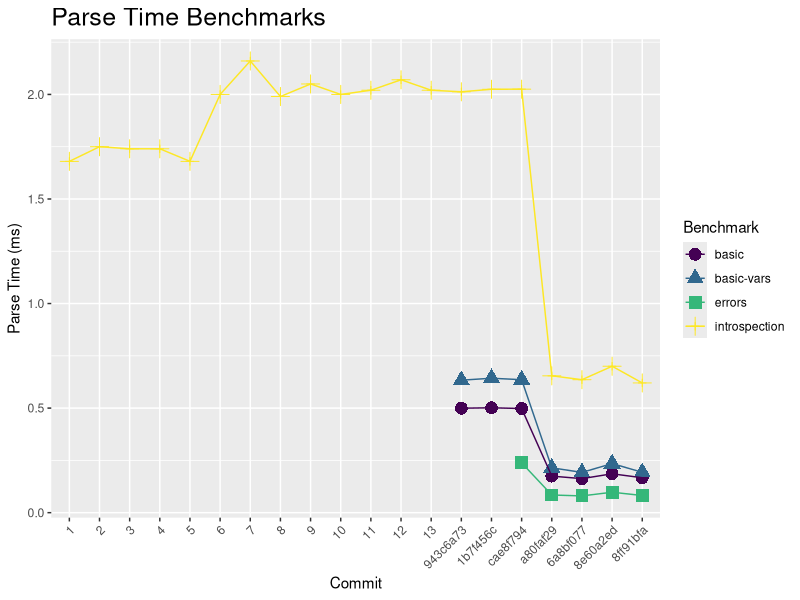
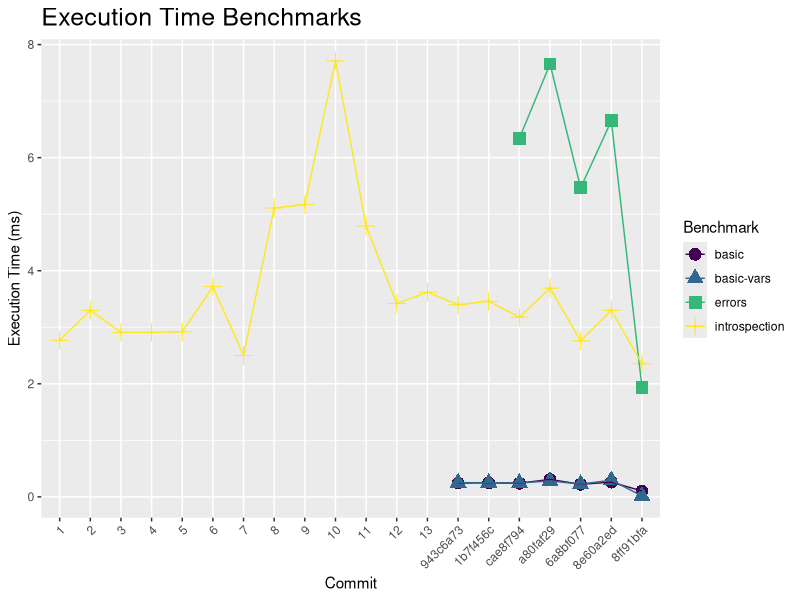

The R script that drew these images, in order:
#!/usr/local/bin/Rscript 

# Execute with `Rscript create-charts.R`
# Reads perf/benchmarks.csv and generates two PNG charts into perf

library("ggplot2")

uniquefactor <- function(v) {
  factor(v, ordered=TRUE, levels=unique(v))
}

# Read the benchmarks in as 'b'

# Need to do some work here to convert the commit and kind columns into ordered factors.
# There's probably some mojo to do it all in the call to read.csv, but this works.

b <- read.csv("benchmarks.csv", stringsAsFactors=FALSE)
b$date = factor(b$date, ordered=TRUE)
b$commit = uniquefactor(b$commit)
b$kind = factor(b$kind, ordered=TRUE)

create_chart <- function(file_name, type_name, data) {
  parse.plot <-
    qplot(b$commit, data, color=b$kind, shape=b$kind, group=b$kind) +
      geom_point(size=4) +
      labs(x="Commit",
      y=paste(type_name ,"Time (ms)"),
      title=paste(type_name, "Time Benchmarks"),
      color="Benchmark",
      shape="Benchmark") +
      geom_path() +
      theme(plot.title = element_text(size=18),
        axis.text.x=element_text(angle=45, hjust=1))

  cat("Saving chart as ", file_name, "\n", sep="")

  ggsave(file_name, parse.plot, width=10, height=7)
}

create_chart("parse-time.pdf", "Parse", b$parse)
create_chart("exec-time.pdf", "Execution", b$exec)
